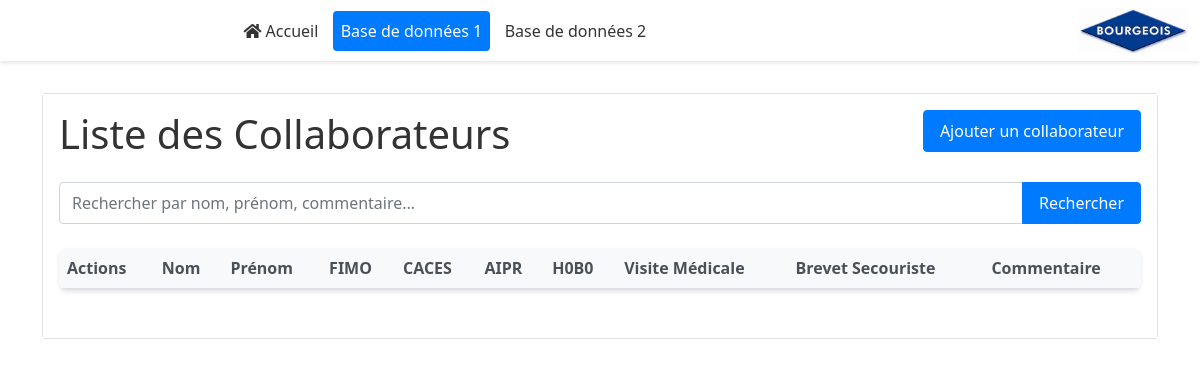
/index_1, run on an earlier commit of the app's database.
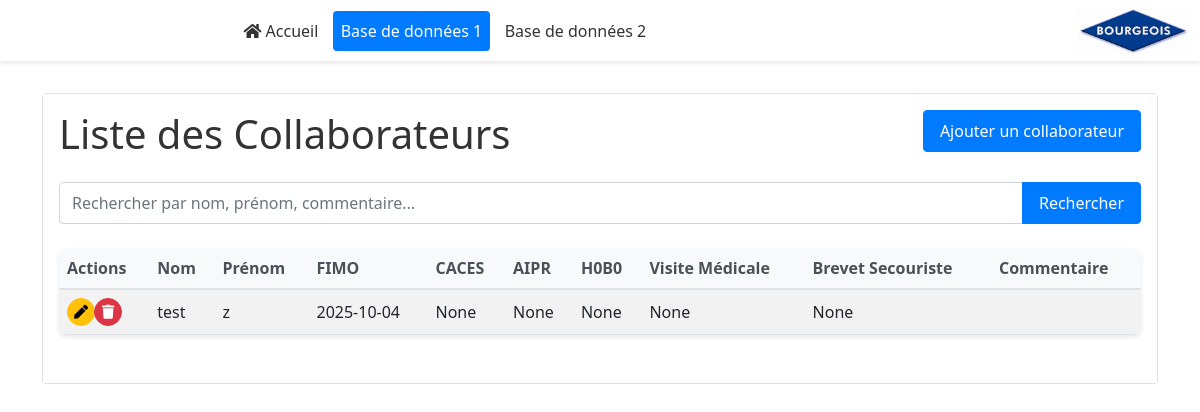
And on a later commit of the database.
### models_1.py (models this page shows, shortened)
class Collaborateur(Base):
    __tablename__ = "collaborateurs"
    id = Column(Integer, primary_key=True, autoincrement=True)
    nom = Column(String(100), nullable=False)
    prenom = Column(String(100), nullable=False)
    fimo = Column(Date, nullable=True)
    caces = Column(Date, nullable=True)
    aipr = Column(Date, nullable=True)
    hg0b0 = Column(Date, nullable=True)
    visite_med = Column(Date, nullable=True)
    brevet_secour = Column(Date, nullable=True)
    commentaire = Column(Text, nullable=True)

### main.py (the view)
@app.route('/index_1')
def index_1():
    try:
        db = next(get_db_1())
        search_term = request.args.get('search', '')
        sort_by = request.args.get('sort_by', 'nom')
        sort_order = request.args.get('sort_order', 'asc')
        collaborateurs = get_collaborateurs_1(db, 0, 100, search_term)
        return render_template('index_1.html', collaborateurs=collaborateurs, search_term=search_term,
                             sort_by=sort_by, sort_order=sort_order)
    except Exception as e:
        logger.error(f"Error in index_1: {str(e)}")
        flash('Une erreur est survenue lors du chargement des collaborateurs.', 'danger')
        return render_template('index_1.html', collaborateurs=[], search_term='',
                             sort_by='nom', sort_order='asc')

### crud_1.py (called while the page is built, shortened)
def get_collaborateurs(db, skip: int = 0, limit: int = 100, search: Optional[str] = None) -> List[Collaborateur]:
    query = db.query(Collaborateur)
    return query.offset(skip).limit(limit).all()

### database_1.py (called while the page is built)
def get_db():
    db = SessionLocal()
    try:
        yield db
    finally:
        db.close()

### templates/index_1.html (shortened to what this page needs)
{% extends "base.html" %}
{% block content %}
<div class="container-xl mt-4">
    <div class="card">
        <div class="card-body">
            <div class="row mb-3">
                <div class="col">
                    <h1>Liste des Collaborateurs</h1>
                </div>
                <div class="col text-end">
                    <a href="{{ url_for('add_collaborateur_1') }}" class="btn btn-primary">Ajouter un collaborateur</a>
                </div>
            </div>
            <form method="GET" action="{{ url_for('index_1') }}" class="mb-4">
                <div class="input-group">
                    <input type="text" name="search" class="form-control"
                           placeholder="Rechercher par nom, prénom, commentaire..."
                           value="{{ search_term }}">
                    <button type="submit" class="btn btn-primary">Rechercher</button>
                </div>
            </form>
            <div class="table-responsive">
                <table id="collab-table" class="table table-striped">
<thead>
    <tr>
        <th>Actions</th>
        <th class="sortable">Nom</th>
        <th class="sortable">Prénom</th>
        <th class="sortable">FIMO</th>
        <th class="sortable">CACES</th>
        <th class="sortable">AIPR</th>
        <th class="sortable">H0B0</th>
        <th class="sortable">Visite Médicale</th>
        <th class="sortable">Brevet Secouriste</th>
        <th class="sortable">Commentaire</th>
    </tr>
</thead>
                    <tbody>
                        {% for collaborateur in collaborateurs %}
                        <tr>
                            <td>
                                <div class="btn-group">
                                    <a href="{{ url_for('edit_collaborateur_1', id=collaborateur.id) }}" class="btn btn-sm btn-warning rounded-circle d-flex align-items-center justify-content-center" style="width:28px;height:28px;padding:0;" title="Modifier">
                                        <i class="fas fa-pen"></i>
                                    </a>
                                    <button onclick="confirmDelete({{ collaborateur.id }}, '{{ collaborateur.nom }} {{ collaborateur.prenom }}')"
                                            class="btn btn-sm btn-danger rounded-circle d-flex align-items-center justify-content-center" style="width:28px;height:28px;padding:0;" title="Supprimer">
                                        <i class="fas fa-trash"></i>
                                    </button>
                                </div>
                            </td>
                            <td>{{ collaborateur.nom }}</td>
                            <td>{{ collaborateur.prenom }}</td>
                            <td>{{ collaborateur.fimo }}</td>
                            <td>{{ collaborateur.caces }}</td>
                            <td>{{ collaborateur.aipr }}</td>
                            <td>{{ collaborateur.hg0b0 }}</td>
                            <td>{{ collaborateur.visite_med }}</td>
                            <td>{{ collaborateur.brevet_secour }}</td>
                            <td>{{ collaborateur.commentaire }}</td>
                        </tr>
                        {% endfor %}
                    </tbody>
                </table>
            </div>
        </div>
    </div>
</div>
{% endblock %}

### templates/base.html (shortened to what this page needs)
<!DOCTYPE html>
<html lang="fr">
<head>
    <link href="https://cdn.jsdelivr.net/npm/bootstrap@5.1.3/dist/css/bootstrap.min.css" rel="stylesheet">
    <link href="{{ url_for('static', filename='styles.css') }}" rel="stylesheet">
    <link rel="stylesheet" href="https://cdnjs.cloudflare.com/ajax/libs/font-awesome/5.15.4/css/all.min.css">
</head>
<body{% if request.endpoint not in ['add_collaborateur_1', 'add_collaborateur_2', 'edit_collaborateur_1', 'edit_collaborateur_2'] %} style="background-image: url('/static/home_background.jpg'); background-size: cover;"{% endif %}>
    <nav class="navbar navbar-expand-lg navbar-dark bg-dark">
        <div class="container-fluid">
            <a class="navbar-brand" href="{{ url_for('home') }}">Gestion des Véhicules</a>
            <div class="collapse navbar-collapse" id="navbarNav">
                <ul class="navbar-nav">
                    <li class="nav-item">
                        <a class="nav-link {% if request.endpoint == 'home' %}active{% endif %}"
                           href="{{ url_for('home') }}">
                           <i class="fas fa-home"></i> Accueil
                        </a>
                    </li>
                    <li class="nav-item">
                        <a class="nav-link {% if request.endpoint == 'index_1' %}active{% endif %}"
                           href="{{ url_for('index_1') }}">Base de données 1</a>
                    </li>
                    <li class="nav-item">
                        <a class="nav-link {% if request.endpoint == 'index_2' %}active{% endif %}"
                           href="{{ url_for('index_2') }}">Base de données 2</a>
                    </li>
                </ul>
                <ul class="navbar-nav ms-auto">
                    <li class="nav-item">
                        <img src="{{ url_for('static', filename='logo.jpg') }}" alt="Logo" style="width: 110px; height: 45px;">
                    </li>
                </ul>
            </div>
        </div>
    </nav>
    {% block content %}{% endblock %}
</body>
</html>

### static/styles.css (style rules this page uses)
body { font-family: 'Segoe UI', Arial, sans-serif; margin: 0; padding: 0; background-color: #ffffff; color: #333; }
.navbar { background-color: #ffffff !important; box-shadow: 0 2px 4px rgba(0, 0, 0, 0.1); margin-bottom: 2rem; }
.navbar .nav-link { color: #333 !important; font-weight: 500; padding: 0.5rem 1rem; margin: 0 0.2rem; border-radius: 4px; transition: all 0.3s ease; }
.navbar .nav-link.active { background-color: #007bff; color: white !important; }
.card-body { background-color: #ffffff; }
.table-responsive { border-radius: 8px; box-shadow: 0 2px 4px rgba(0, 0, 0, 0.1); background-color: white; margin-bottom: 2rem; }
.table { margin-bottom: 0; }
.table th { background-color: #f8f9fa; border-bottom: 2px solid #dee2e6; font-weight: 600; color: #495057; }
.table td { vertical-align: middle; }
.form-control { border-radius: 4px; border: 1px solid #ced4da; padding: 0.5rem 0.75rem; }
.btn { font-weight: 500; padding: 0.5rem 1rem; border-radius: 4px; transition: all 0.3s ease; }
.btn-primary { background-color: #007bff; border-color: #007bff; }
.btn-danger { background-color: #dc3545; border-color: #dc3545; }
.mb-4 { margin-bottom: 1.5rem !important; }
.mt-4 { margin-top: 1.5rem !important; }

What changed in the data, as far as the page shows it:
added Collaborateur: nom "test", prenom "z", fimo "2025-10-04", caces "None", aipr "None", hg0b0 "None", visite_med "None", brevet_secour "None"
